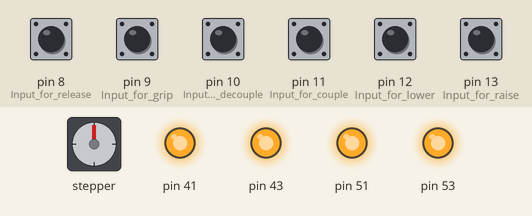
This sketch was run on a simulated Arduino Mega 2560, built with avr-gcc and run on an emulated ATmega2560. Shown: stepper motor, output pins drawn as LEDs (lit = HIGH). The inputs (shaded band) are chosen by the test bench; at power-on: pin 8 (Input_for_release), pin 9 (Input_for_grip), pin 10 (Input_for_decouple), pin 11 (Input_for_couple), pin 12 (Input_for_lower), pin 13 (Input_for_raise) HIGH. Stepper angles assume 2048 steps per turn.

Above: at 1.2 s.
1.3 s: pin 12 (Input_for_lower) pulled LOW for 1 s
At 2.7 s:
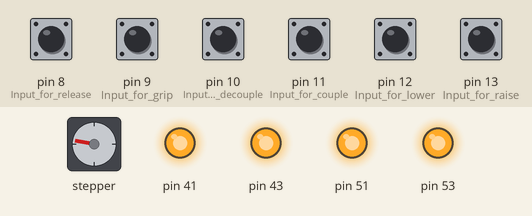
3.8 s: pin 8 (Input_for_release) pulled LOW for 0.15 s
At 3.87 s:
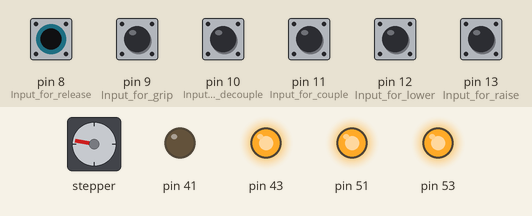
5.4 s: pin 9 (Input_for_grip) pulled LOW for 0.15 s
At 5.47 s:
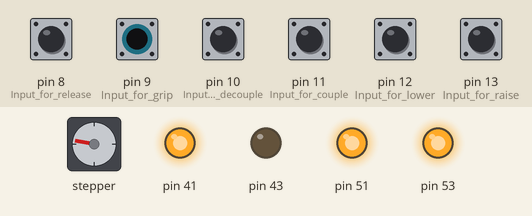
7.0 s: pin 10 (Input_for_decouple) pulled LOW for 0.15 s
At 7.07 s:
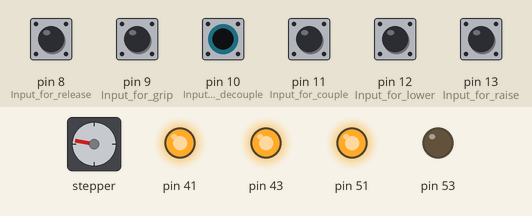
8.6 s: pin 11 (Input_for_couple) pulled LOW for 0.15 s
At 9.1 s:
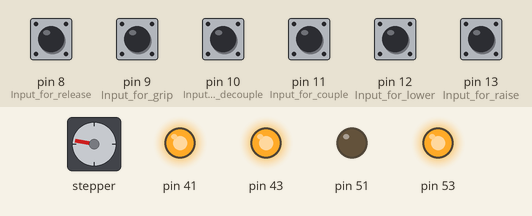
10.2 s: pin 12 (Input_for_lower) pulled LOW for 0.15 s
At 11.0 s:
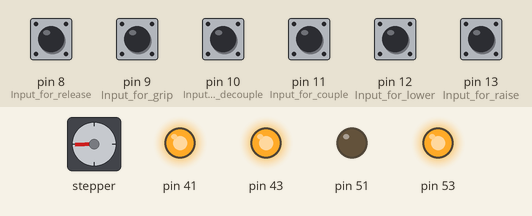
Timing chart, 0 to 12.8 s (numbered marks = the images above; inputs shaded):
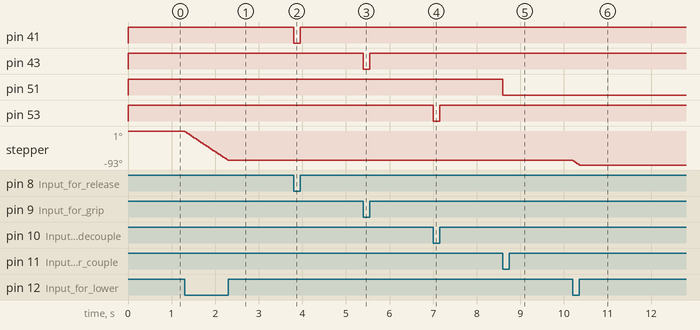

The sketch:

motor_pulley_system_code.ino
```cpp
#include <AccelStepper.h>

AccelStepper stepper; // Defaults to AccelStepper::FULL4WIRE (4 pins) on 2, 3, 4, 5


void setup() {

// stepper
   stepper.setMaxSpeed(4000);
   stepper.setSpeed(0);
   pinMode(13, INPUT_PULLUP); // Input for raise
   pinMode(12, INPUT_PULLUP); // Input for lower


// coupling
  pinMode(51, OUTPUT);
  pinMode(53, OUTPUT);
  pinMode(11, INPUT_PULLUP); // Input for couple
  pinMode(10,INPUT_PULLUP); // Input for decouple

  digitalWrite(51, HIGH); // Initialize pin 50 as HIGH
  digitalWrite(53, HIGH); // Initialize pin 51 as HIGH

// carriage
  pinMode(41, OUTPUT);
  pinMode(43, OUTPUT);
  pinMode(9, INPUT_PULLUP); // Input for grip
  pinMode(8,INPUT_PULLUP); // Input for release

  digitalWrite(41, HIGH); // Initialize pin 50 as HIGH
  digitalWrite(43, HIGH); // Initialize pin 51 as HIGH


}

void loop() {

// Start stepper
{
  if(digitalRead(13) == LOW){
   stepper.setSpeed(500);
   stepper.runSpeed();
  }
  else if(digitalRead(12) == LOW){
   stepper.setSpeed(-500);
   stepper.runSpeed();
  }

// Start couple/decouple
    if(digitalRead(11)== HIGH & digitalRead(10) == LOW){
    // Retract linear actuator
    digitalWrite(51, HIGH);
    digitalWrite(53, LOW);
  }
  else if(digitalRead(11)== LOW & digitalRead(10) == HIGH){
    // Extend linear actuator
    digitalWrite(51, LOW);
    digitalWrite(53, HIGH);
}
  else{
    // Stops linear actuator
    digitalWrite(52, HIGH);
    digitalWrite(53, HIGH);
  }

// Start carriage
    if(digitalRead(8)== HIGH & digitalRead(9) == LOW){
    // Retract linear actuator
    digitalWrite(41, HIGH);
    digitalWrite(43, LOW);
  }
  else if(digitalRead(8)== LOW & digitalRead(9) == HIGH){
    // Extend linear actuator
    digitalWrite(41, LOW);
    digitalWrite(43, HIGH);
}
  else{
    // Stops linear actuator
    digitalWrite(41, HIGH);
    digitalWrite(43, HIGH);
  }
}

}
```

Measured:
- after the input at 1.3 s, stepper: turns 80° counter-clockwise in 0.99 s, starting at once
- after the input at 3.8 s, pin 41: HIGH → LOW at once, → HIGH 0.15 s later
- after the input at 5.4 s, pin 43: HIGH → LOW at once, → HIGH 0.15 s later
- after the input at 7.0 s, pin 53: HIGH → LOW at once, → HIGH 0.15 s later
- after the input at 8.6 s, pin 51: HIGH → LOW at once
- after the input at 10.2 s, stepper: turns 13° counter-clockwise in 0.15 s, starting at once
